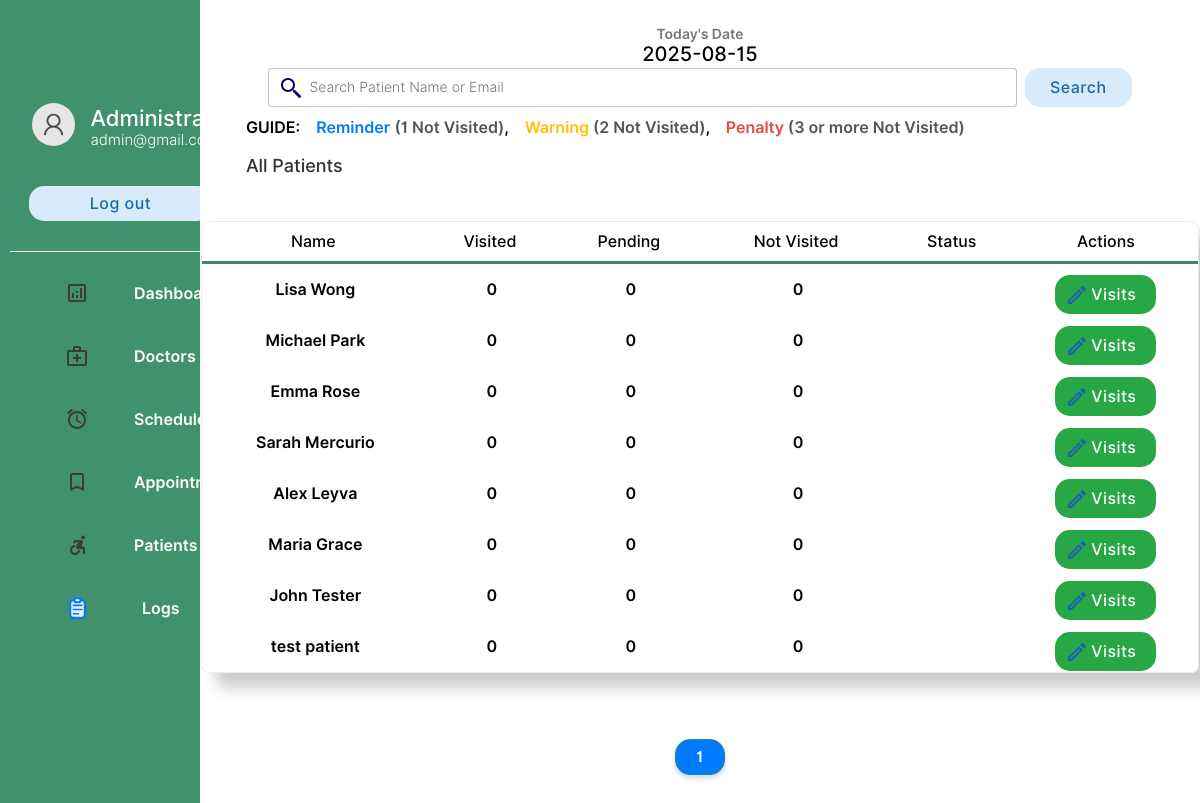
/admin/logs.php, run on an earlier commit of the app's database.
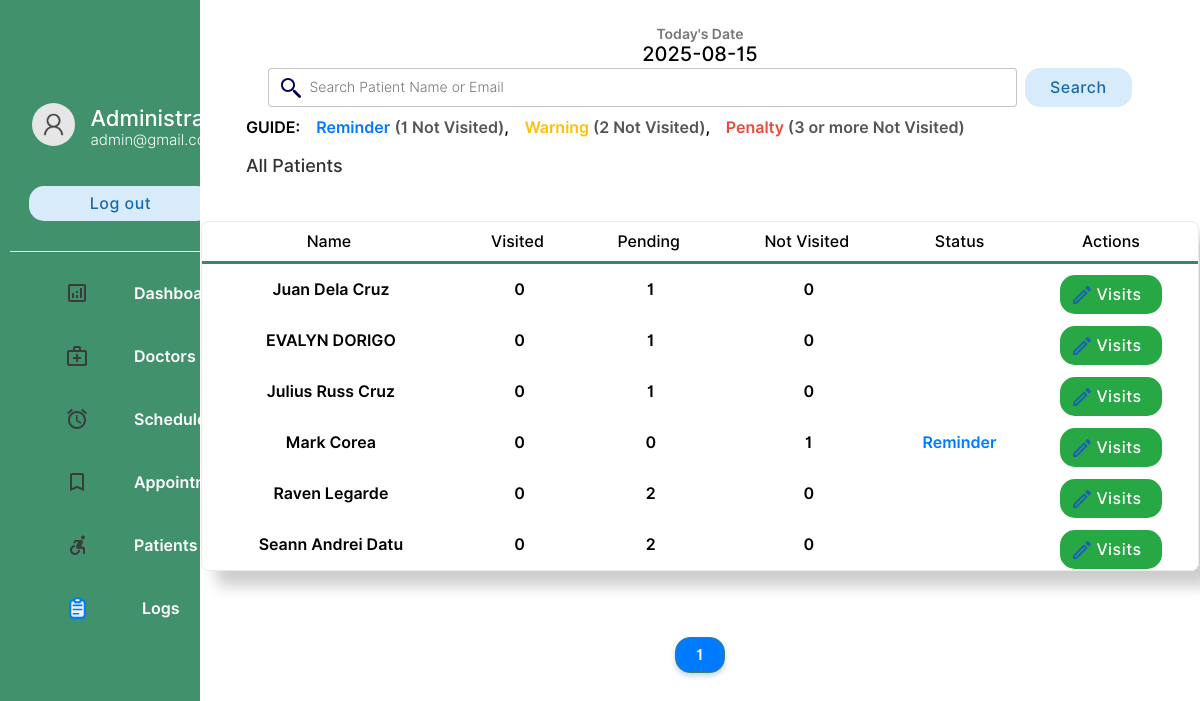
And on a later commit of the database.
### tables this page shows
CREATE TABLE `patient` (
  `pid` int(11) NOT NULL AUTO_INCREMENT,
  `pemail` varchar(255) NOT NULL,
  `pname` varchar(255) NOT NULL,
  `ppassword` char(60) NOT NULL,
  `paddress` varchar(255) DEFAULT NULL,
  `hasPhilhealth` varchar(15) DEFAULT NULL,
  `pdob` date DEFAULT NULL,
  `phone_number` varchar(15) NULL,
  `patient_category` varchar(100) DEFAULT NULL,
  `created_at` timestamp NULL DEFAULT current_timestamp(),
  `updated_at` timestamp NULL DEFAULT current_timestamp() ON UPDATE current_timestamp(),
  `is_deleted` tinyint(1) DEFAULT 0,
  PRIMARY KEY (`pid`),
  UNIQUE KEY `pemail` (`pemail`),
  UNIQUE KEY `phone_number` (`phone_number`)
);

### admin/logs.php (the view, shortened to what this page needs)
<!DOCTYPE html>
<html lang="en">
<head>
    <link rel="stylesheet" href="../css/animations.css">
    <link rel="stylesheet" href="../css/main.css">
    <link rel="stylesheet" href="../css/admin.css">
</head>
<body>
    <?php
    include("../connection.php");
    ?>
    <div class="container">
        <div class="menu">
            <table class="menu-container" border="0">
                <tr>
                    <td style="padding:10px" colspan="2">
                        <table border="0" class="profile-container">
                            <tr>
                                <td width="30%" style="padding-left:20px" >
                                    <img src="../img/user.png" alt="" width="100%" style="border-radius:50%">
                                </td>
                                <td style="padding:0px;margin:0px;">
                                    <p class="profile-title">Administrator</p>
                                    <p class="profile-subtitle">admin@gmail.com</p>
                                </td>
                            </tr>
                            <tr>
                                 <tr>
                            <td colspan="2">
        <button onclick="confirmLogout()" class="logout-btn btn-primary-soft btn">Log out</button>
    </td>
</tr>
                            </tr>
                            </tr>
                    </table>
                <tr class="menu-row" >
                    <td class="menu-btn menu-icon-dashbord" >
                        <a href="index.php" class="non-style-link-menu"><div><p class="menu-text">Dashboard</p></a></div></a>
                <tr class="menu-row">
                    <td class="menu-btn menu-icon-doctor ">
                        <a href="doctors.php" class="non-style-link-menu "><div><p class="menu-text">Doctors</p></a></div>
                <tr class="menu-row" >
                    <td class="menu-btn menu-icon-schedule">
                        <a href="schedule.php" class="non-style-link-menu"><div><p class="menu-text">Schedule</p></div></a>
                    </td>
                </tr>
                <tr class="menu-row">
                    <td class="menu-btn menu-icon-appoinment">
                        <a href="appointment.php" class="non-style-link-menu"><div><p class="menu-text">Appointment</p></a></div>
                    </td>
                </tr>
                <tr class="menu-row" >
                    <td class="menu-btn menu-icon-patient">
                        <a href="patient.php" class="non-style-link-menu "><div><p class="menu-text">Patients</p></a></div>
                    </td>
                </tr>
                <tr class="menu-row" >
                    <td class="menu-btn menu-icon-logs">
                        <a href="logs.php" class="non-style-link-menu non-style-link-menu-active">
                            <div style="display:flex;align-items:center;gap:8px;">
                                <p class="menu-text">Logs</p>
                            </div>
                        </a>
                    </td>
                </tr>
        <div class="dash-body">
            <table border="0" width="100%" style=" border-spacing: 0;margin:0;padding:0;margin-top:25px; ">
                <tr >
                    <tr class="date-container">
            <td width="100%">
            <p style="font-size: 14px;color: rgb(119, 119, 119);padding: 0;margin: 0;">
                    Today's Date
                </p>
                <p class="heading-sub12" style="padding: 0; margin: 0;">
                    <?php
                        $date = date('Y-m-d');
                        echo $date;
                    ?>
                </p>
            </td>
        </tr>
                </tr>
                <td colspan="2" class="nav-bar" >
                                <form action="patient.php" method="post" class="header-search">
                                    <input type="search" name="search" class="input-text header-searchbar" placeholder="Search Patient Name or Email" list="patients">&nbsp;&nbsp;
                                    <input type="Submit" value="Search" class="btn-primary-soft btn button-icon btn-search" style="padding-left: 25px;padding-right: 25px;padding-top: 10px;padding-bottom: 10px;">
                                </form>
                            </td>
                <tr>
    <td colspan="5" style="padding-top:10px;">
        <div style="margin-left: 45px; margin-bottom: 10px;">
            <strong>GUIDE:</strong>
            <span style="margin-left:12px; color:#007bff;">Reminder</span> <span style="color:#555;">(1 Not Visited)</span>,
            <span style="margin-left:12px; color:#ffc107;">Warning</span> <span style="color:#555;">(2 Not Visited)</span>,
            <span style="margin-left:12px; color:#e74c3c;">Penalty</span> <span style="color:#555;">(3 or more Not Visited)</span>
        </div>
        <p class="heading-main12" style="margin-left: 45px;font-size:18px;color:rgb(49, 49, 49)">All Patients </p>
    </td>
</tr>
                <?php
                    $resultsPerPage = 10;
                    $page = isset($_GET['page']) ? (int)$_GET['page'] : 1;
                    $page = max(1, $page);
                    if($_POST){
                        $keyword=$_POST["search"];
                        $sqlmain= "select * from patient where pemail='$keyword' or pname='$keyword' or pname like '$keyword%' or pname like '%$keyword' or pname like '%$keyword%' ";
                    }else{
                        $sqlmain= "select * from patient order by pid desc";
                    }
                    $countResult = $database->query($sqlmain);
                    $totalResults = $countResult->num_rows;
                    $totalPages = ceil($totalResults / $resultsPerPage);
                    $offset = ($page - 1) * $resultsPerPage;
                    $sqlmain .= " LIMIT $offset, $resultsPerPage";
                    $result = $database->query($sqlmain);
                ?>
                <tr>
                   <td colspan="4">
                       <center>
                        <div class="abc scroll">
                        <table width="93%" class="sub-table scrolldown"  style="border-spacing:0;">
                        <thead>
<tr>
    <th class="table-headin">Name</th>
    <th class="table-headin">Visited</th>
    <th class="table-headin">Pending</th>
    <th class="table-headin">Not Visited</th>
    <th class="table-headin">Status</th>
    <th class="table-headin">Actions</th>
</tr>
</thead>
                        <tbody>
                        <?php
if ($result->num_rows == 0) {
    echo '<tr>
        <td colspan="7">
        <br><br><br><br>
        <center>
        <img src="../img/notfound.svg" width="25%" alt="Not Found">
        <br>
        <p class="heading-main12" style="margin-left: 45px;font-size:20px;color:rgb(49, 49, 49)">
            We cannot find anything related to your keywords!
        </p>
        <a class="non-style-link" href="patient.php">
            <button class="login-btn btn-primary-soft btn" style="display: flex;justify-content: center;align-items: center;margin-left:20px;">
                &nbsp; Show all Patients &nbsp;
            </button>
        </a>
        </center>
        <br><br><br><br>
        </td>
    </tr>';
} else {
    while ($row = $result->fetch_assoc()) {
        $pid = $row["pid"];
        $name = $row["pname"];
        $visitedQuery = $database->query("SELECT COUNT(*) as cnt FROM appointment WHERE pid='$pid' AND attended=1 AND is_confirmed=1 AND status NOT IN ('canceled','rejected')");
        $visitedRow = $visitedQuery->fetch_assoc();
        $visited_count = $visitedRow['cnt'];
        $pendingQuery = $database->query("SELECT COUNT(*) as cnt FROM appointment WHERE pid='$pid' AND attended=0 AND is_confirmed=1 AND status NOT IN ('canceled','rejected')");
        $pendingRow = $pendingQuery->fetch_assoc();
        $pending_count = $pendingRow['cnt'];
        $notVisitedQuery = $database->query("SELECT COUNT(*) as cnt FROM appointment WHERE pid='$pid' AND attended=-1 AND is_confirmed=1 AND status NOT IN ('canceled','rejected')");
        $notVisitedRow = $notVisitedQuery->fetch_assoc();
        $not_visited_count = $notVisitedRow['cnt'];
        $legend = '';
        if ($not_visited_count == 1) {
            $legend = '<span style="color:#007bff;">Reminder</span>';
        } elseif ($not_visited_count == 2) {
            $legend = '<span style="color:#ffc107;">Warning</span>';
        } elseif ($not_visited_count >= 3) {
            $legend = '<span style="color:#e74c3c;">Penalty</span>';
        }
        echo '<tr>
            <td style="text-align: center;">&nbsp;' . htmlspecialchars(substr($name, 0, 35)) . '</td>
            <td style="text-align: center;">&nbsp;' . $visited_count . '</td>
            <td style="text-align: center;">&nbsp;' . $pending_count . '</td>
            <td style="text-align: center;">&nbsp;' . $not_visited_count . '</td>
            <td style="text-align: center;">' . $legend . '</td>
            <td>
                <div style="display:flex;justify-content: center;gap:4px;">
                    <button class="btn-primary-soft btn button-icon btn-edit"
                        style="padding-left:36px;padding-top:10px;padding-bottom:10px;margin-top:10px;background-color:#28a745;color:white;"
                        onclick="showVisits('.$pid.', \'' . htmlspecialchars(substr($name, 0, 35)) . '\')">
                        Visits
                    </button>
                </div>
            </td>
        </tr>';
    }
}
?>
                            </tbody>
                        </table>
                        </div>
                        </center>
                   </td>
                </tr>
                <tr>
                    <td colspan="7" style="text-align: center; padding: 20px;">
                        <?php
                        echo '<div class="pagination">';
                        for ($i = 1; $i <= $totalPages; $i++) {
                            if ($i == $page) {
                                echo '<span class="btn btn-primary" style="margin: 0 5px; background-color: #007bff; color: white;">'.$i.'</span>';
                            } else {
                                echo '<a href="?page='.$i.'" class="btn btn-primary-soft" style="margin: 0 5px;">'.$i.'</a>';
                            }
                        }
                        echo '</div>';
                        ?>
                    </td>
                </tr>
                </table>
            </div>
</body>
</html>
</html>

### css/main.css (style rules this page uses)
:root { --primarycolor: #3b8665; --primarycolorhover: #14412d; --btnice:#146640; --btnnicetext:#4F7DF1; }
body { margin: 0; padding: 0; border-spacing: 0; font-family: 'Inter', sans-serif; }
.input-text { border-radius: 4px; border: 0.5px solid rgb(226, 226, 226); padding: 10px; width: 92%; transition: 0.2s; outline: none; }
.input-text { border: 1px solid #e9ecef; font-size: 14px; line-height: 26px; background-color: #fff; display: block; width: 100%; padding: .375rem .75rem; font-weight: 300; line-height: 1.5; color: #212529; background-clip: padding-box; -webkit-appearance: none; -moz-appearance: none; appearance: none; border-radius: .25rem; transition: border-color .15s ease-in-out,box-shadow .15s ease-in-out; }
.input-text::placeholder { font-family: 'Inter', sans-serif; }
.btn { cursor: pointer; padding: 8px 20px; outline: none; text-decoration: none; font-size: 15px; letter-spacing: 0.5px; transition: all 0.3s; border-radius: 5px; font-family: 'Inter', sans-serif; border-radius: 15px; }
.btn-primary { background-color: var(--primarycolor) ; border: 1px solid var(--primarycolor) ; color: #fff ; border-radius: 15px; box-shadow: 0 3px 5px 0 rgba(57,108,240,0.3); }
.btn-primary-soft { background-color: #D8EBFA ; color: #1969AA; font-weight: 500; font-size: 16px; border: none; }
.sub-table { border: 1px solid #ebebeb; border-radius: 8px; }
.table-headin { font-size: 16px; font-weight: 500; padding: 10px; border-bottom: 3px solid var(--primarycolor); }
input[type=search] { background-image: url('../img/search.svg'); background-position: 10px 50%; background-repeat: no-repeat; transition: 0.5s; padding: 8px 20px 8px 40px; }
.button-icon { background-position: 10px 50%; background-repeat: no-repeat; transition: 0.5s; padding: 8px 20px 8px 40px; }
.menu-btn { padding:6px; color: #3b3b3b; background-position: 30% 50%; background-repeat: no-repeat; transition: 0.5s; }
.sub-table { width: 100%; }
.non-style-link-menu:link, .non-style-link-menu:visited, .non-style-link-menu:active { text-decoration: none; color: #3b3b3b; }
.non-style-link-menu-active:link, .non-style-link-menu-active:visited, .non-style-link-menu-active:active { text-decoration: none; color: var(--primarycolor); }
.menu-icon-dashbord { background-image: url('../img/icons/dashboard.svg'); }
.menu-icon-doctor { background-image: url('../img/icons/doctors.svg'); }
.menu-icon-schedule { background-image: url('../img/icons/schedule.svg'); }
.menu-icon-appoinment { background-image: url('../img/icons/book.svg'); }
.menu-icon-patient { background-image: url('../img/icons/patients.svg'); }
.menu-icon-logs, .menu-icon-logs-svg { background-repeat: no-repeat; background-size: 25px 25px; }
.btn-edit { background-image: url('../img/icons/edit-iceblue.svg'); }

### css/admin.css (style rules this page uses)
.container { display: flex; flex-wrap: nowrap; width: 100%; }
.menu-container { width: 100%; border-spacing: 0; margin-top: 50px; }
.profile-title { font-weight: 500; color: #fff; font-size: 22px; margin: 0; text-align: left; padding-left: 8%; }
.profile-subtitle { font-weight: 300; color: #fff; font-size: 15px; margin: 0; text-align: left; padding-left: 8%; margin-right: 20px; }
.logout-btn { margin-top: 30px; width: 85%; }
.sub-table { padding: 0px; margin-top: 25px; margin-bottom: 25px; box-shadow: 15px 15px 15px rgba(0, 5, 2, .2); }
.heading-main12 { font-weight: 500; font-size: 25px; }
.heading-sub12 { font-weight: 500; font-size: 20px; text-align: right; }
.header-search { display: flex; justify-content: center; }
.header-searchbar { width: 75%; background-color: rgba(255, 255, 255, 0.705); border: 0.5px solid rgba(190, 190, 190, 0.884); }
.menu { width: 20%; min-width: 200px; background: #40916c; overflow-y: auto; position: sticky; top: 0; display: block; min-height: 1000px; }
.date-container { margin-right: auto; display: flex; justify-content: flex-start; align-items: center; }
.date-container p { text-align: center; margin-left: 10px; }
.dash-body { width: 100%; overflow-x: auto; }
.pagination { display: flex; justify-content: center; align-items: center; margin: 20px 0; gap: 10px; font-family: Arial, sans-serif; }

### admin/logs.php (style rules this page uses)
.sub-table { animation: transitionIn-Y-bottom 0.5s; }

What changed in the data, as far as the page shows it:
removed patient: pname "Lisa Wong", visited_count "0", pending_count "0", not_visited_count "0"
removed patient: pname "Michael Park", visited_count "0", pending_count "0", not_visited_count "0"
removed patient: pname "Emma Rose", visited_count "0", pending_count "0", not_visited_count "0"
removed patient: pname "Sarah Mercurio", visited_count "0", pending_count "0", not_visited_count "0"
removed patient: pname "Alex Leyva", visited_count "0", pending_count "0", not_visited_count "0"
removed patient: pname "Maria Grace", visited_count "0", pending_count "0", not_visited_count "0"
removed patient: pname "John Tester", visited_count "0", pending_count "0", not_visited_count "0"
removed patient: pname "test patient", visited_count "0", pending_count "0", not_visited_count "0"
added patient: pname "Juan Dela Cruz", visited_count "0", pending_count "1", not_visited_count "0"
added patient: pname "EVALYN DORIGO", visited_count "0", pending_count "1", not_visited_count "0"
added patient: pname "Julius Russ Cruz", visited_count "0", pending_count "1", not_visited_count "0"
added patient: pname "Mark Corea", visited_count "0", pending_count "0", not_visited_count "1", shows "Reminder"
added patient: pname "Raven Legarde", visited_count "0", pending_count "2", not_visited_count "0"
added patient: pname "Seann Andrei Datu", visited_count "0", pending_count "2", not_visited_count "0"
